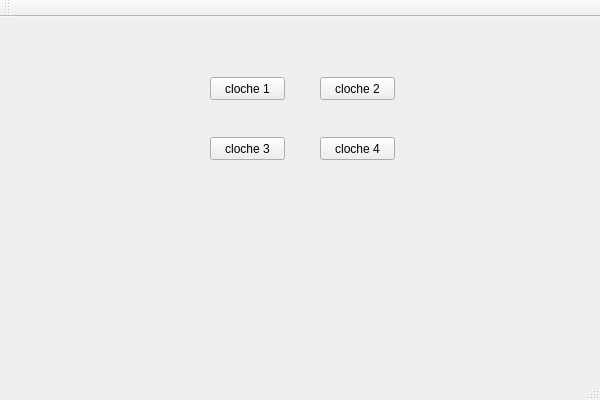
<?xml version="1.0" encoding="UTF-8"?>
<ui version="4.0">
 <class>QtWidgetsApplication1Class</class>
 <widget class="QMainWindow" name="QtWidgetsApplication1Class">
  <property name="geometry">
   <rect>
    <x>0</x>
    <y>0</y>
    <width>600</width>
    <height>400</height>
   </rect>
  </property>
  <property name="windowTitle">
   <string>QtWidgetsApplication1</string>
  </property>
  <widget class="QWidget" name="centralWidget">
   <widget class="QLabel" name="label">
    <property name="geometry">
     <rect>
      <x>50</x>
      <y>220</y>
      <width>201</width>
      <height>51</height>
     </rect>
    </property>
    <property name="text">
     <string/>
    </property>
   </widget>
   <widget class="QPushButton" name="pushButton">
    <property name="geometry">
     <rect>
      <x>210</x>
      <y>60</y>
      <width>75</width>
      <height>23</height>
     </rect>
    </property>
    <property name="text">
     <string>cloche 1</string>
    </property>
   </widget>
   <widget class="QPushButton" name="pushButton_2">
    <property name="geometry">
     <rect>
      <x>320</x>
      <y>60</y>
      <width>75</width>
      <height>23</height>
     </rect>
    </property>
    <property name="text">
     <string>cloche 2</string>
    </property>
   </widget>
   <widget class="QPushButton" name="pushButton_3">
    <property name="geometry">
     <rect>
      <x>320</x>
      <y>120</y>
      <width>75</width>
      <height>23</height>
     </rect>
    </property>
    <property name="text">
     <string>cloche 4</string>
    </property>
   </widget>
   <widget class="QPushButton" name="pushButton_4">
    <property name="geometry">
     <rect>
      <x>210</x>
      <y>120</y>
      <width>75</width>
      <height>23</height>
     </rect>
    </property>
    <property name="text">
     <string>cloche 3</string>
    </property>
   </widget>
  </widget>
  <widget class="QMenuBar" name="menuBar">
   <property name="geometry">
    <rect>
     <x>0</x>
     <y>0</y>
     <width>600</width>
     <height>21</height>
    </rect>
   </property>
  </widget>
  <widget class="QToolBar" name="mainToolBar">
   <attribute name="toolBarArea">
    <enum>TopToolBarArea</enum>
   </attribute>
   <attribute name="toolBarBreak">
    <bool>false</bool>
   </attribute>
  </widget>
  <widget class="QStatusBar" name="statusBar"/>
 </widget>
 <layoutdefault spacing="6" margin="11"/>
 <resources>
  <include location="QtWidgetsApplication1.qrc"/>
 </resources>
 <connections>
  <connection>
   <sender>pushButton</sender>
   <signal>clicked()</signal>
   <receiver>QtWidgetsApplication1Class</receiver>
   <slot>cloche()</slot>
   <hints>
    <hint type="sourcelabel">
     <x>267</x>
     <y>164</y>
    </hint>
    <hint type="destinationlabel">
     <x>299</x>
     <y>199</y>
    </hint>
   </hints>
  </connection>
  <connection>
   <sender>pushButton_2</sender>
   <signal>clicked()</signal>
   <receiver>QtWidgetsApplication1Class</receiver>
   <slot>cloche2()</slot>
   <hints>
    <hint type="sourcelabel">
     <x>357</x>
     <y>104</y>
    </hint>
    <hint type="destinationlabel">
     <x>299</x>
     <y>199</y>
    </hint>
   </hints>
  </connection>
  <connection>
   <sender>pushButton_3</sender>
   <signal>clicked()</signal>
   <receiver>QtWidgetsApplication1Class</receiver>
   <slot>cloche3()</slot>
   <hints>
    <hint type="sourcelabel">
     <x>357</x>
     <y>164</y>
    </hint>
    <hint type="destinationlabel">
     <x>299</x>
     <y>199</y>
    </hint>
   </hints>
  </connection>
  <connection>
   <sender>pushButton_4</sender>
   <signal>clicked()</signal>
   <receiver>QtWidgetsApplication1Class</receiver>
   <slot>cloche4()</slot>
   <hints>
    <hint type="sourcelabel">
     <x>247</x>
     <y>164</y>
    </hint>
    <hint type="destinationlabel">
     <x>299</x>
     <y>199</y>
    </hint>
   </hints>
  </connection>
 </connections>
 <slots>
  <slot>onSocketConnected()</slot>
  <slot>onSocketDisconnected()</slot>
  <slot>cloche()</slot>
  <slot>cloche2()</slot>
  <slot>cloche3()</slot>
  <slot>cloche4()</slot>
 </slots>
</ui>
